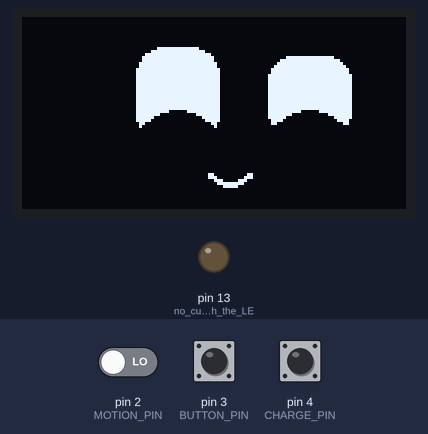
The sketch below on a simulated Arduino Pro Mini, built with avr-gcc and run on an emulated ATmega328P. Parts: 128×64 one-colour display, output pins drawn as LEDs (lit = HIGH). The inputs (shaded band) are chosen by the test bench; at power-on: pin 4 (CHARGE_PIN) HIGH, pin 3 (BUTTON_PIN) HIGH, pin 2 (MOTION_PIN) LOW. Sleep ends after the set time or at an interrupt; random numbers use the default seed unless the sketch sets one; EEPROM starts erased.

Above: at 3.28 s.
3.8 s: pin 4 (CHARGE_PIN) pulled LOW for 3.2 s
At 8.2 s:
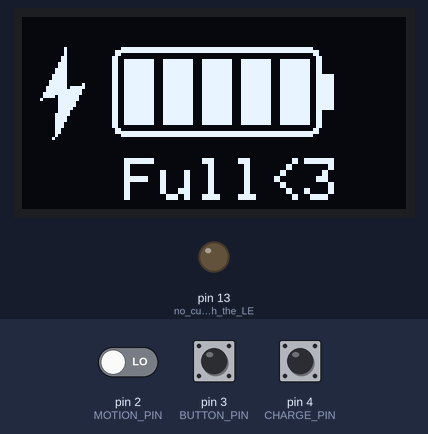
8.7 s: pin 3 (BUTTON_PIN) pulled LOW for 0.15 s
At 8.87 s:
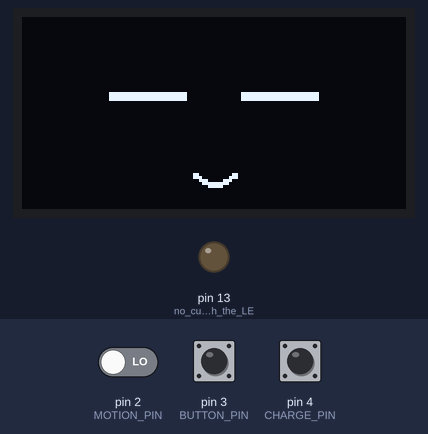
10.5 s: pin 3 (BUTTON_PIN) pulled LOW for 3.2 s
At 12.6 s:
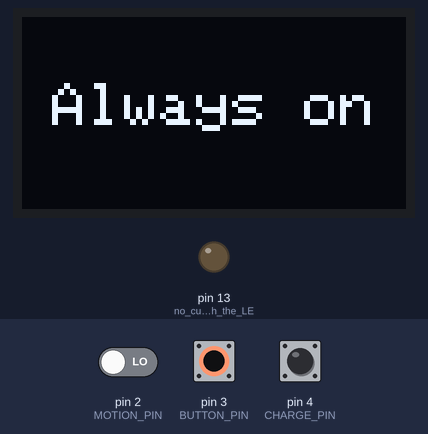
16.4 s: pin 4 (CHARGE_PIN) pulled LOW for 0.15 s
At 17.2 s:
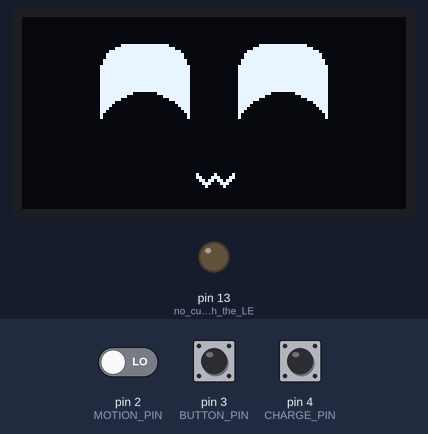
19.5 s: pin 3 (BUTTON_PIN) pulled LOW for 1 s
At 20.3 s:
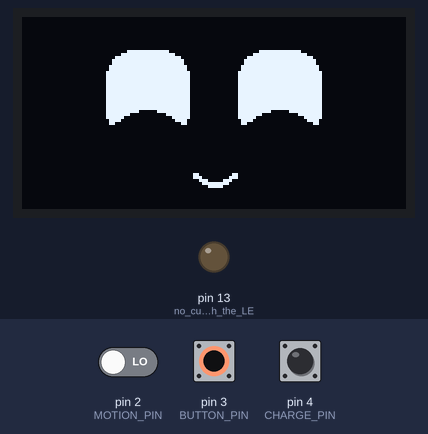
22.0 s: pin 3 (BUTTON_PIN) pulled LOW for 0.15 s
At 45.5 s:
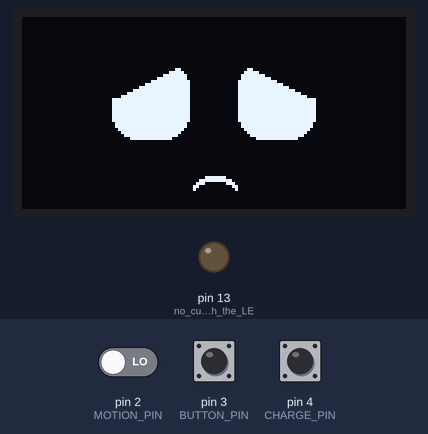
Timing chart, 0 to 46.5 s (numbered marks = the images above; inputs shaded):
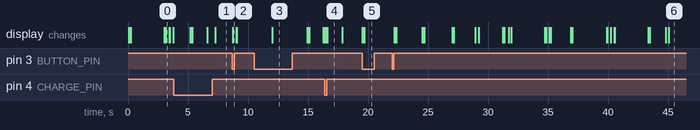

Measured:
- what the display in image 4 shows lasts 1.2 s, from 16.6 s to 17.8 s

The sketch:

pixel_chick.ino
```cpp
/*
  Pixel Chick - a rechargeable OLED keychain / bag charm with a living pixel face
  -----------------------------------------------------------------------------
  Board:   Arduino Pro Mini 3.3 V / 8 MHz (ATmega328P)
  Arduino IDE:  Tools > Board:     "Arduino Pro or Pro Mini"
                Tools > Processor: "ATmega328P (3.3V, 8 MHz)"
  Library (Library Manager): "Adafruit SSD1306" (also accept Adafruit GFX and BusIO)

  What it does:
    - Wakes up when the bag moves: looks surprised first, then smiles.
    - While awake it blinks, looks around and changes expression every few seconds:
      neutral, happy, very happy, surprised, suspicious, grumpy, sad, sleepy,
      heart eyes, a wink, and now and then one of your own messages.
    - Shaken hard, it gets dizzy (X X eyes).
    - After a while without movement it yawns ("zzz"), turns the screen off and
      sleeps at a few microamps.
    - Short button press: new expression right away.
      Hold 1.5 s: toggle "Always on" / "Auto sleep" (saved in EEPROM).
    - Warns when the battery is low; when it is empty it only shows "Charge me".

  Wiring (full details and photos in the README):
    Battery      -> TP4056 module B+ / B-
    TP4056       OUT+ -> power switch -> Pro Mini VCC      OUT- -> Pro Mini GND
    OLED         VCC -> VCC | GND -> GND | SDA -> A4 | SCL -> A5
    Vibration    KY-002 module: S -> D2, "-" -> GND   (+ 100 nF capacitor between D2 and GND)
    Button       one leg -> D3, diagonal leg -> GND
    Charging     (optional) TP4056 red LED, CHRG side -> D4
                 Not wired? The charging screen simply never appears.
*/

#include <Wire.h>
#include <EEPROM.h>
#include <Adafruit_GFX.h>
#include <Adafruit_SSD1306.h>
#include <avr/sleep.h>
#include <avr/wdt.h>
#include <avr/power.h>
#include "face.h"

// =========================== SETTINGS ===========================
// Set to 1 while testing on the desk powered by the USB-serial adapter (3.3 V).
// It turns the battery checks off so the 3.3 V supply is not mistaken for an
// empty battery. Set back to 0 before running on the battery.
#define DESK_TEST          0

#define AWAKE_MS           30000UL   // go to sleep after this long without movement
#define MAX_AWAKE_MS       180000UL  // stay awake at most this long even if it keeps moving (walking)
#define COOLDOWN_MS        600000UL  // after MAX_AWAKE_MS, ignore movement this long (the button still works)
#define WAKE_SHAKES        1         // shakes within 1 s needed to wake up (1 = most sensitive; use 2 if it wakes too often)
#define DIZZY_SHAKES       8         // shakes within 1 s that make it dizzy (raise it if walking triggers it)
#define DEBOUNCE_MS        40        // the spring sensor chatters on every touch; pulses within this window count as one shake
#define CONTRAST           40        // screen brightness 0-255 (lower = longer battery life)
#if DESK_TEST
  #define BATT_WARN_MV     0
  #define BATT_EMPTY_MV    0
#else
  #define BATT_WARN_MV     3450      // below this a battery warning is shown on wake-up
  #define BATT_EMPTY_MV    3300      // below this no face, only "Charge me"
#endif
#define CHARGE_OFFSET_MV   150       // the voltage reads high while charging; subtract this for the % estimate
#define VCC_CONSTANT       1125300L  // battery reading calibration, see README

// Weights: a bigger number makes it appear more often. 0 = never.
//                                NEUTRAL HAPPY V_HAPPY SURPRISED SUSPICIOUS GRUMPY SAD SLEEPY HEART WINK MESSAGE
const uint8_t WEIGHTS[] PROGMEM = {   22,    18,     9,       7,         7,       5,   4,     4,    8,    8,     8 };

// Messages shown now and then. Up to ~45 characters each.
// Turkish letters (ç ğ ı İ ö ş ü) are allowed and shown as plain letters.
// If you add a message, add it to MESSAGES as well.
const char m0[] PROGMEM = "I love you";
const char m1[] PROGMEM = "So glad you exist";
const char m2[] PROGMEM = "You look great today";
const char m3[] PROGMEM = "Smile :)";
const char m4[] PROGMEM = "<3";
const char* const MESSAGES[] PROGMEM = { m0, m1, m2, m3, m4 };
// ================================================================

#define MOTION_PIN  2   // PD2 / PCINT18
#define BUTTON_PIN  3   // PD3 / PCINT19
#define CHARGE_PIN  4   // PD4: TP4056 CHRG (LOW while charging)
#define EE_COUNTER  0   // EEPROM: boot counter (random seed)
#define EE_MODE     2   // EEPROM: always-on mode

enum { PICK_HEART = EXPRESSION_COUNT, PICK_WINK, PICK_MESSAGE, PICK_COUNT };
static_assert(sizeof(WEIGHTS) == PICK_COUNT, "WEIGHTS needs 11 numbers");
const uint8_t MESSAGE_COUNT = sizeof(MESSAGES) / sizeof(MESSAGES[0]);

enum { SPECIAL_NONE, SPECIAL_HEART, SPECIAL_DIZZY, SPECIAL_ZZZ, SPECIAL_BATTERY, SPECIAL_MESSAGE };
enum { WAKE_BUTTON, WAKE_MOTION, WAKE_CHARGER };

Adafruit_SSD1306 display(128, 64, &Wire, -1);

volatile uint8_t motionCount = 0;
volatile bool buttonFlag = false;
volatile bool wdtFlag = false;

uint8_t seenMotion = 0;
uint32_t sleptMs = 0;          // time spent in power-down while awake (millis() stops then)
uint32_t lastShakeMs = 0;      // time of the last shake (in now() units)
Face cur;
uint8_t lastExpression = NEUTRAL, lastPick = NEUTRAL;
uint8_t blinkL = 0, blinkR = 0;
uint8_t special = SPECIAL_NONE, phase = 0, heartBeat = 0, batteryPct = 100;
char messageBuf[48];
bool alwaysOn = false;

// ---------------- Interrupts ----------------
ISR(PCINT2_vect) {
  if (!(PIND & _BV(PD3))) buttonFlag = true;   // button pressed
  else motionCount++;                          // vibration (or button released, harmless)
}

ISR(WDT_vect) { wdtFlag = true; }

// ---------------- Power management ----------------
uint32_t now() { return millis() + sleptMs; }

// wdtCode < 0: wake only on a pin change (lowest current)
void powerDown(int8_t wdtCode) {
  ADCSRA &= ~_BV(ADEN);
  if (wdtCode >= 0) {
    uint8_t bits = (wdtCode & 7) | ((wdtCode & 8) ? _BV(WDP3) : 0);
    cli();
    MCUSR &= ~_BV(WDRF);
    WDTCSR = _BV(WDCE) | _BV(WDE);
    WDTCSR = _BV(WDIE) | bits;
    wdt_reset();
    sei();
  }
  set_sleep_mode(SLEEP_MODE_PWR_DOWN);
  cli();
  sleep_enable();
  sleep_bod_disable();
  sei();
  sleep_cpu();
  sleep_disable();
  if (wdtCode >= 0) wdt_disable();
}

// Is the charger plugged in and charging? (pull-up only on while reading, so no current flows during sleep)
bool isCharging() {
  PORTD |= _BV(PD4);
  delayMicroseconds(30);
  return !(PIND & _BV(PD4));
}
void chargePullupOff() { PORTD &= ~_BV(PD4); }

bool eventPending() { return buttonFlag || motionCount != seenMotion; }

// Wait with the CPU asleep between events while the screen stays on; returns early on an event
void idle(uint32_t ms) {
  static const uint16_t STEP_MS[] PROGMEM = { 8000, 4000, 2000, 1000, 500, 250, 128, 64, 32, 16 };
  static const int8_t STEP_WDT[] PROGMEM = { WDTO_8S, WDTO_4S, WDTO_2S, WDTO_1S, WDTO_500MS,
                                            WDTO_250MS, WDTO_120MS, WDTO_60MS, WDTO_30MS, WDTO_15MS };
  while (ms >= 16 && !eventPending()) {
    uint8_t i = 0;
    while (pgm_read_word(&STEP_MS[i]) > ms) i++;
    // right after a shake use short steps so the clock stays accurate (for dizzy detection)
    if (now() - lastShakeMs < 2000) i = 9;
    uint16_t step = pgm_read_word(&STEP_MS[i]);
    wdtFlag = false;
    powerDown((int8_t)pgm_read_byte(&STEP_WDT[i]));
    if (!wdtFlag) break;             // woken by motion or the button
    sleptMs += step;
    ms -= step;
  }
}

// Battery voltage in mV, measured against the internal 1.1 V reference (no extra parts)
uint16_t readVcc() {
  ADCSRA |= _BV(ADEN);
  ADMUX = _BV(REFS0) | _BV(MUX3) | _BV(MUX2) | _BV(MUX1);
  delay(2);
  for (uint8_t i = 0; i < 2; i++) {
    ADCSRA |= _BV(ADSC);
    while (ADCSRA & _BV(ADSC));
  }
  uint16_t adc = ADC;
  ADCSRA &= ~_BV(ADEN);
  return adc ? VCC_CONSTANT / adc : 0;
}

uint8_t batteryPercent(uint16_t mv) {
  if (mv <= 3300) return 0;
  if (mv >= 4150) return 100;
  return (uint32_t)(mv - 3300) * 100 / 850;
}

// ---------------- Display ----------------
void screenOn() {
  display.ssd1306_command(0x8D);   // charge pump on
  display.ssd1306_command(0x14);
  display.ssd1306_command(SSD1306_DISPLAYON);
}

void screenOff() {
  display.clearDisplay();
  display.display();
  display.ssd1306_command(SSD1306_DISPLAYOFF);
  display.ssd1306_command(0x8D);   // charge pump off: a few uA while sleeping
  display.ssd1306_command(0x10);
}

void render() {
  display.clearDisplay();
  switch (special) {
    case SPECIAL_HEART:   drawHeartFace(display, heartBeat); break;
    case SPECIAL_DIZZY:   drawDizzy(display, phase); break;
    case SPECIAL_ZZZ:     drawFace(display, cur, 0, 0); drawZzz(display, phase); break;
    case SPECIAL_BATTERY: drawBattery(display, batteryPct); break;
    case SPECIAL_MESSAGE: drawMessage(display, messageBuf); break;
    default:              drawFace(display, cur, blinkL, blinkR); break;
  }
  display.display();
}

// ---------------- Animations ----------------
void morphTo(const Face& target, uint16_t durationMs) {
  Face from = cur;
  uint32_t t0 = millis();
  for (;;) {
    uint32_t e = millis() - t0;
    if (e >= durationMs) break;
    cur = blendFaces(from, target, (uint32_t)e * 256 / durationMs);
    render();
  }
  cur = target;
  render();
}

void showExpression(uint8_t i) {
  lastExpression = i;
  morphTo(getExpression(i), 280);
}

void openEyes() {
  static const uint8_t STEPS[] = { 100, 85, 60, 30, 10, 0 };
  for (uint8_t i = 0; i < sizeof(STEPS); i++) { blinkL = blinkR = STEPS[i]; render(); }
}

void blink(bool rightOnly) {
  static const uint8_t STEPS[] = { 45, 100, 100, 55, 15, 0 };
  for (uint8_t i = 0; i < sizeof(STEPS); i++) {
    blinkR = STEPS[i];
    if (!rightOnly) blinkL = STEPS[i];
    render();
    if (rightOnly && i == 2) delay(180);   // hold the wink
  }
  blinkL = blinkR = 0;
}

void lookAround() {
  Face f = cur;
  if (random(100) < 35) {            // back to centre
    Face base = getExpression(lastExpression);
    f.lookX = base.lookX;
    f.lookY = base.lookY;
  } else {
    f.lookX = random(-90, 91);
    f.lookY = random(-60, 61);
  }
  morphTo(f, 150);
}

void heartAnimation() {
  special = SPECIAL_HEART;
  uint32_t t0 = millis();
  while (millis() - t0 < 3000 && !buttonFlag) {
    uint16_t p = (millis() - t0) % 800;      // double-beat heartbeat
    if (p < 120)      heartBeat = p * 100 / 120;
    else if (p < 240) heartBeat = (240 - p) * 100 / 120;
    else if (p < 360) heartBeat = (p - 240) * 70 / 120;
    else if (p < 480) heartBeat = (480 - p) * 70 / 120;
    else              heartBeat = 0;
    render();
  }
  special = SPECIAL_NONE;
  lastExpression = HAPPY;
  cur = getExpression(HAPPY);
  openEyes();
}

void dizzyAnimation() {
  special = SPECIAL_DIZZY;
  for (phase = 0; phase < 70; phase++) render();      // ~2 s
  special = SPECIAL_NONE;
  lastExpression = NEUTRAL;
  cur = getExpression(NEUTRAL);
  openEyes();
}

// Fold Turkish UTF-8 letters to plain ASCII (the built-in font has no accents)
char foldUtf8(uint8_t a, uint8_t b) {
  if (a == 0xC3) switch (b) { case 0xA7: return 'c'; case 0x87: return 'C';
                              case 0xB6: return 'o'; case 0x96: return 'O';
                              case 0xBC: return 'u'; case 0x9C: return 'U';
                              case 0xA2: return 'a'; case 0xAE: return 'i'; case 0xBB: return 'u'; }
  if (a == 0xC4) switch (b) { case 0x9F: return 'g'; case 0x9E: return 'G';
                              case 0xB1: return 'i'; case 0xB0: return 'I'; }
  if (a == 0xC5) switch (b) { case 0x9F: return 's'; case 0x9E: return 'S'; }
  return '?';
}

void loadMessage(uint8_t i) {
  const char* p = (const char*)pgm_read_ptr(&MESSAGES[i]);
  uint8_t n = 0, c;
  while ((c = pgm_read_byte(p++)) && n < sizeof(messageBuf) - 1) {
    if (c == 0xC3 || c == 0xC4 || c == 0xC5) {
      uint8_t c2 = pgm_read_byte(p);
      if (!c2) break;
      p++;
      messageBuf[n++] = foldUtf8(c, c2);
    } else if (c < 128) {
      messageBuf[n++] = c;           // other non-ASCII (emoji etc.) is dropped
    }
  }
  messageBuf[n] = 0;
}

void showMessage() {
  loadMessage(random(MESSAGE_COUNT));
  special = SPECIAL_MESSAGE;
  render();
  idle(3500);
  special = SPECIAL_NONE;
  lastExpression = HAPPY;
  cur = getExpression(HAPPY);
  openEyes();
}

void nextExpression() {
  uint16_t total = 0;
  for (uint8_t i = 0; i < PICK_COUNT; i++) total += pgm_read_byte(&WEIGHTS[i]);
  if (!total) return;
  uint8_t s = NEUTRAL;
  for (uint8_t tries = 0; tries < 4; tries++) {   // avoid the same pick twice in a row
    uint16_t r = random(total);
    for (s = 0; s < PICK_COUNT - 1; s++) {
      uint8_t w = pgm_read_byte(&WEIGHTS[s]);
      if (r < w) break;
      r -= w;
    }
    if (s != lastPick) break;
  }
  lastPick = s;

  if (s < EXPRESSION_COUNT) {
    showExpression(s);
  } else if (s == PICK_HEART) {
    heartAnimation();
  } else if (s == PICK_WINK) {
    if (lastExpression != HAPPY && lastExpression != VERY_HAPPY) showExpression(HAPPY);
    delay(250);
    blink(true);
  } else {
    showMessage();
  }
}

void fallAsleep() {
  lastExpression = SLEEPY;
  morphTo(getExpression(SLEEPY), 700);
  special = SPECIAL_ZZZ;
  for (phase = 0; phase < 24; phase++) { render(); delay(50); }
  delay(500);
  special = SPECIAL_NONE;
  screenOff();
}

void batteryEmpty() {
  special = SPECIAL_BATTERY;
  batteryPct = 0;
  render();
  delay(2500);
  special = SPECIAL_NONE;
  screenOff();
}

bool longPress() {
  uint32_t t0 = millis();
  while (!(PIND & _BV(PD3))) {
    if (millis() - t0 > 1500) return true;
    delay(10);
  }
  return false;
}

void toggleMode() {
  alwaysOn = !alwaysOn;
  EEPROM.update(EE_MODE, alwaysOn ? 1 : 0);
  strcpy_P(messageBuf, alwaysOn ? PSTR("Always on") : PSTR("Auto sleep"));
  special = SPECIAL_MESSAGE;
  render();
  while (!(PIND & _BV(PD3))) delay(10);      // wait for release
  delay(1200);
  special = SPECIAL_NONE;
  buttonFlag = false;
  openEyes();
}

// ---------------- Charging screen (only if D4 is wired) ----------------
void chargingMode() {
  screenOn();
  lastExpression = VERY_HAPPY;              // happy to be plugged in
  cur = getExpression(VERY_HAPPY);
  openEyes();
  idle(1200);
  uint8_t f = 0;
  uint32_t nextRead = 0;
  uint16_t mv = readVcc();
  while (isCharging()) {
    if ((int32_t)(now() - nextRead) >= 0) {
      mv = readVcc();
      nextRead = now() + 5000;
    }
    uint8_t pct = batteryPercent(mv > CHARGE_OFFSET_MV ? mv - CHARGE_OFFSET_MV : 0);
    if (pct > 99) pct = 99;
    display.clearDisplay();
    drawCharging(display, pct, f++, false);
    display.display();
    idle(300);
    buttonFlag = false;
    seenMotion = motionCount;
  }
  // charging finished or cable unplugged
  mv = readVcc();
  if (mv >= 4100) {
    display.clearDisplay();
    drawCharging(display, 100, 0, true);
    display.display();
    idle(3000);
    heartAnimation();
  } else {
    lastExpression = HAPPY;
    cur = getExpression(HAPPY);
    openEyes();
  }
  buttonFlag = false;
  seenMotion = motionCount;
}

// ---------------- One awake session ----------------
// Returns true if MAX_AWAKE_MS ran out or the battery is empty (cool-down follows)
bool awakeSession(uint8_t reason) {
  buttonFlag = false;
  seenMotion = motionCount;

  if (reason == WAKE_CHARGER || isCharging()) chargingMode();

  uint16_t mv = readVcc();
  batteryPct = batteryPercent(mv);
  screenOn();
  if (mv < BATT_EMPTY_MV && !isCharging()) { batteryEmpty(); return true; }

  lastExpression = (reason == WAKE_MOTION) ? SURPRISED : HAPPY;
  cur = getExpression(lastExpression);
  openEyes();
  if (mv < BATT_WARN_MV) {
    special = SPECIAL_BATTERY; render(); delay(1500);
    special = SPECIAL_NONE; render();
  }
  if (reason == WAKE_MOTION) {              // surprised first, then happy to see you
    idle(1000);
    showExpression(HAPPY);
  }

  uint32_t t = now();
  uint32_t start = t, lastActivity = t, lastDizzy = t - 10000UL;
  uint32_t nextExpr   = t + random(4000, 9000);
  uint32_t nextBlink  = t + random(1500, 4000);
  uint32_t nextLook   = t + random(2000, 5000);
  uint32_t nextBattery = t + 60000UL;
  uint32_t shakeWindow = t;
  uint16_t shakes = 0;

  for (;;) {
    t = now();

    // Vibration: the burst of pulses from one touch counts as a single shake
    if (motionCount != seenMotion) {
      delay(DEBOUNCE_MS);
      seenMotion = motionCount;
      t = now();
      lastActivity = t;
      lastShakeMs = t;
      if (t - shakeWindow > 1000) { shakeWindow = t; shakes = 0; }
      shakes++;
      if (shakes >= DIZZY_SHAKES && (int32_t)(t - lastDizzy) > 10000) {
        dizzyAnimation();
        t = now();
        shakes = 0;
        lastDizzy = t;
        nextExpr = t + random(5000, 10000);
        seenMotion = motionCount;
        continue;
      }
    }

    // Charger plugged in?
    if (isCharging()) {
      chargingMode();
      t = now();
      start = lastActivity = t;
      nextExpr = t + random(4000, 9000);
      continue;
    }

    // Button
    if (buttonFlag) {
      buttonFlag = false;
      if (longPress()) toggleMode();
      else nextExpression();
      t = now();
      lastActivity = t;
      nextExpr = t + random(6000, 14000);
      seenMotion = motionCount;
      continue;
    }

    // Time to sleep?
    if (!alwaysOn) {
      if ((int32_t)(t - lastActivity) >= (int32_t)AWAKE_MS) { fallAsleep(); return false; }
      if ((int32_t)(t - start) >= (int32_t)MAX_AWAKE_MS)    { fallAsleep(); return true; }
    }

    // Battery check (matters in always-on mode)
    if ((int32_t)(t - nextBattery) >= 0) {
      mv = readVcc();
      batteryPct = batteryPercent(mv);
      if (mv < BATT_EMPTY_MV) { batteryEmpty(); return true; }
      nextBattery = t + 60000UL;
    }

    // Scheduled events
    if ((int32_t)(t - nextExpr) >= 0) {
      nextExpression();
      t = now();
      nextExpr  = t + random(6000, 15000);
      nextBlink = t + random(1500, 4000);
      nextLook  = t + random(2000, 5000);
      continue;
    }
    if ((int32_t)(t - nextBlink) >= 0) {
      blink(false);
      if (random(100) < 20) blink(false);      // sometimes a double blink
      nextBlink = now() + random(2000, 6000);
      continue;
    }
    if ((int32_t)(t - nextLook) >= 0) {
      lookAround();
      nextLook = now() + random(1500, 5000);
      continue;
    }

    // Sleep the CPU until the next event
    uint32_t next = nextExpr;
    if ((int32_t)(nextBlink   - next) < 0) next = nextBlink;
    if ((int32_t)(nextLook    - next) < 0) next = nextLook;
    if ((int32_t)(nextBattery - next) < 0) next = nextBattery;
    if (!alwaysOn) {
      uint32_t u1 = lastActivity + AWAKE_MS, u2 = start + MAX_AWAKE_MS;
      if ((int32_t)(u1 - next) < 0) next = u1;
      if ((int32_t)(u2 - next) < 0) next = u2;
    }
    if ((int32_t)(next - t) > 0) idle(next - t);
  }
}

// ---------------- Deep sleep (screen off) ----------------
uint8_t deepSleep(bool cooldown) {
  chargePullupOff();
  if (cooldown) {
    PCMSK2 = _BV(PCINT19);                   // only the button may wake it
    buttonFlag = false;
    for (uint32_t left = COOLDOWN_MS; left >= 8000 && !buttonFlag; ) {
      wdtFlag = false;
      powerDown(WDTO_8S);
      if (wdtFlag) {
        left -= 8000; sleptMs += 8000;
        bool c = isCharging(); chargePullupOff();
        if (c) { PCMSK2 = _BV(PCINT18) | _BV(PCINT19); return WAKE_CHARGER; }
      }
    }
    PCMSK2 = _BV(PCINT18) | _BV(PCINT19);
    if (buttonFlag) return WAKE_BUTTON;
  }

  for (;;) {
    buttonFlag = false;
    seenMotion = motionCount;
    wdtFlag = false;
    powerDown(WDTO_8S);                      // motion/button, or a charger check every 8 s
    if (buttonFlag) return WAKE_BUTTON;
    if (wdtFlag) {
      sleptMs += 8000;
      bool c = isCharging(); chargePullupOff();
      if (c) return WAKE_CHARGER;
      continue;
    }

    // First shake arrived. If WAKE_SHAKES > 1, wait up to 1 s for more.
    uint8_t count = 1;
    delay(DEBOUNCE_MS);
    seenMotion = motionCount;
    uint32_t t0 = millis();
    while (count < WAKE_SHAKES && millis() - t0 < 1000) {
      if (buttonFlag) return WAKE_BUTTON;
      if (motionCount != seenMotion) {
        count++;
        delay(DEBOUNCE_MS);
        seenMotion = motionCount;
      }
    }
    if (buttonFlag) return WAKE_BUTTON;
    if (count >= WAKE_SHAKES) { lastShakeMs = now(); return WAKE_MOTION; }
  }
}

// ---------------- Setup ----------------
void setup() {
  // floating pins draw current: pull-ups on all of them
  for (uint8_t p = 0; p <= A3; p++) pinMode(p, INPUT_PULLUP);
  pinMode(13, OUTPUT);                       // no current through the LED on D13
  digitalWrite(13, LOW);
  ACSR = _BV(ACD);                           // analog comparator off
  power_spi_disable();
  power_timer1_disable();
  power_timer2_disable();
  power_usart0_disable();

  alwaysOn = EEPROM.read(EE_MODE) == 1;
  uint16_t boots;
  EEPROM.get(EE_COUNTER, boots);
  boots++;
  EEPROM.put(EE_COUNTER, boots);
  randomSeed(boots * 7919UL + readVcc());

  if (!display.begin(SSD1306_SWITCHCAPVCC, 0x3C)) {
    for (;;) powerDown(-1);                  // no display found: check the OLED wiring
  }
  digitalWrite(SDA, LOW);                    // internal pull-ups off (the OLED module has its own;
  digitalWrite(SCL, LOW);                    //  leaving them on wastes current in sleep)
  display.ssd1306_command(SSD1306_SETCONTRAST);
  display.ssd1306_command(CONTRAST);
  display.setTextWrap(false);

  PCICR |= _BV(PCIE2);
  PCMSK2 = _BV(PCINT18) | _BV(PCINT19);
}

uint8_t wakeReason = WAKE_BUTTON;

void loop() {
  bool cooldown = awakeSession(wakeReason);
  wakeReason = deepSleep(cooldown);
}
```

Source omitted: face.h (10414 bytes)
